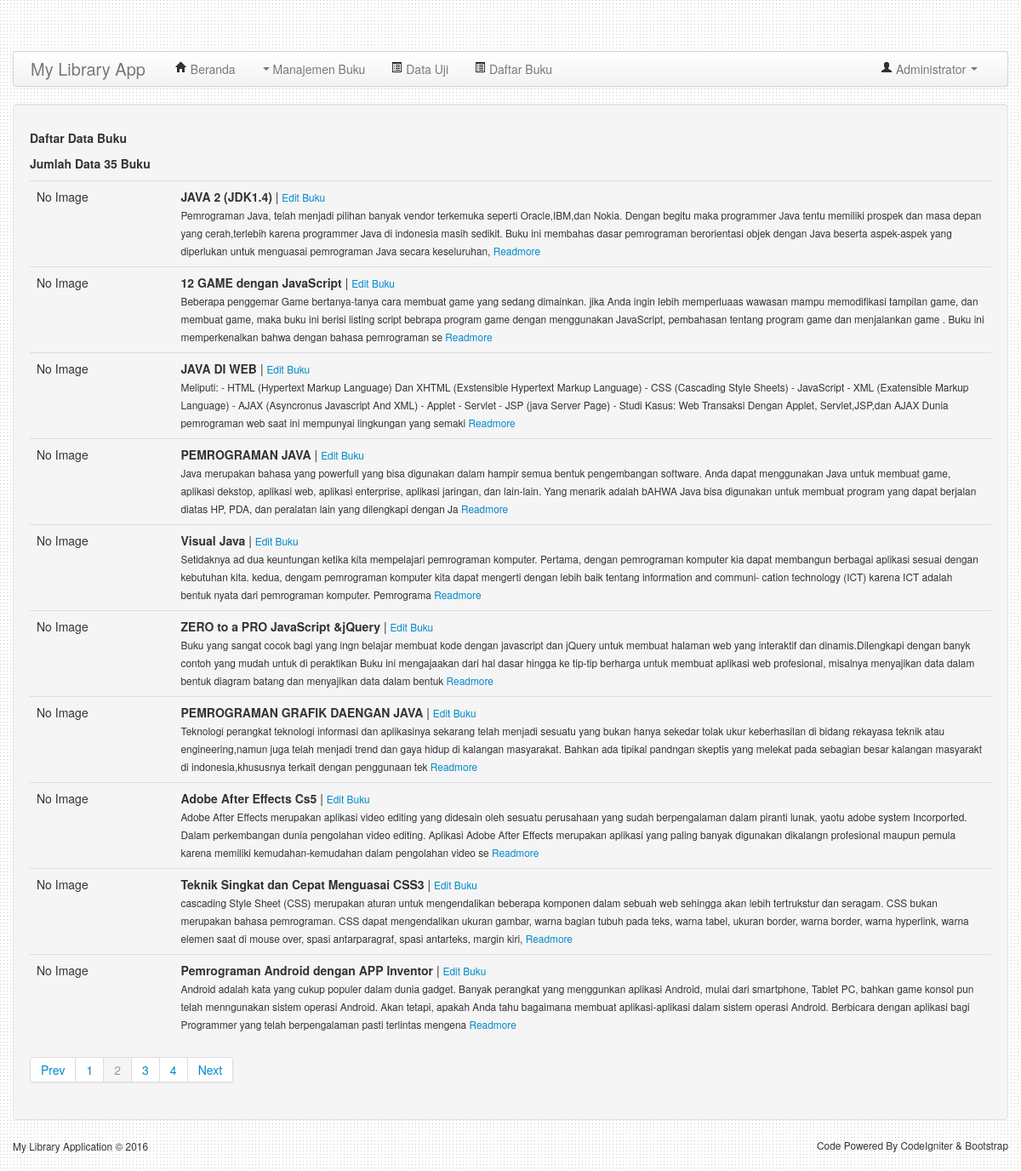
/dashboard.php?p=dataBuku&pg=2 (signed in), run on the app's committed database.
### tables this page shows
CREATE TABLE IF NOT EXISTS `buku` (
  `id_buku` int(11) NOT NULL,
  `kode_buku` varchar(5) NOT NULL,
  `kode_rak` varchar(5) NOT NULL,
  `judul_buku` varchar(255) NOT NULL,
  `keterangan` longtext NOT NULL,
  `img_buku` varchar(50) NOT NULL,
  `classifikasi` int(11) NOT NULL
);

### dataBuku.php (the view)
<div class="col-sm-9">
	<h5>Daftar Data Buku</h5>
			<?php
				$batas=10;
				$pg=isset($_GET['pg'])?$_GET['pg']:"";
				if(empty($pg)){
					$posisi=0;
					$pg=1;
				}else{
					$posisi=($pg - 1) * $batas;
				}
				$jumlahData = mysql_num_rows(mysql_query("select judul_buku from buku"));
				$query=mysql_query("select * from buku order by id_buku desc limit ".$posisi.", ".$batas);
				$jumlah=mysql_num_rows($query);
				echo"<p><strong>Jumlah Data ".$jumlahData." Buku</strong></p>";
				echo"<table class='table'>";
				echo"<tbody>";
				if($jumlah > 0){
					while($buku=mysql_fetch_object($query)){
						$ket = substr($buku->keterangan, 0,400);
						echo"<tr>";
						if(empty($buku->img_buku)){
							echo"<td width='15%'>No Image</td>";
						}else{
							echo"<td width='15%'><img src='image/".$buku->img_buku."' class='img-polaroid'>	</td>";
						}
						echo"<td><b>".$buku->judul_buku."</b> | <a href='dashboard.php?p=editBuku&idb=".$buku->id_buku."'><small>Edit Buku</small></a><br/><small>".$ket." <a href='dashboard.php?p=readMore&idb=".$buku->id_buku."'>Readmore</a></small></td>";
						echo"</tr>";
					}
				}else{
					echo"<tr>";
					echo"<td>Tidak Ada Data Buku</td>";
					echo"</tr>";
				}
			?>
		</tbody>
	</table>
	<div class="pagination">
		<ul>
			<?php
				$jumlahHal=ceil($jumlahData/$batas);
				if($pg > 1){
					$link = $pg-1;
					$prev = "<li><a href='dashboard.php?p=dataBuku&pg=".$link."'>Prev</a></li>";
				}else{
					$prev = "<li class='disabled'><a href='#'>Prev</a></li>";
				}
				$nmr = '';
				for($i=1;$i<=$jumlahHal;$i++){
					if($i == $pg){
						$nmr .= "<li class='active'><a href='#'>".$i."</a></li>";
					}else{
						$nmr .= "<li><a href='dashboard.php?p=dataBuku&pg=".$i."'>".$i."</a></li>";
					}
				}
				if($pg < $jumlahHal){
					$Link = $pg + 1;
					$next = "<li><a href='dashboard.php?p=dataBuku&pg=".$Link."'>Next</a></li>";
				}else{
					$next = "<li class='disabled'><a href='#'>Next</a></li>";
				}
				echo $prev . $nmr . $next;
			?>
		</ul>
	</div>
</div>

### asset/css/docs.css (style rules this page uses)
body { position: relative; padding-top: 40px; background-image:url(../img/bg_dotted.png); }

### data on the page
buku: judul_buku "JAVA 2 (JDK1.4)", keterangan "Pemrograman Java, telah menjadi pilihan banyak vendor terkemuka seperti Oracle,IBM,dan Nokia. Dengan begitu maka programmer Java tentu memiliki prospek dan masa depan yang cerah,terlebih karena programmer Java di indonesia masih sedikit. Buku ini membahas dasar pemrograman berorientasi objek dengan Java beserta aspek-aspek yang diperlukan untuk menguasai pemrograman Java secara keseluruhan,"
buku: judul_buku "12 GAME dengan JavaScript", keterangan "Beberapa penggemar Game bertanya-tanya cara membuat game yang sedang dimainkan. jika Anda ingin lebih memperluaas wawasan mampu memodifikasi tampilan game, dan membuat game, maka buku ini berisi listing script bebrapa program game dengan menggunakan JavaScript, pembahasan tentang program game dan menjalankan game . Buku ini memperkenalkan bahwa dengan bahasa pemrograman se"
buku: judul_buku "JAVA DI WEB", keterangan "Meliputi: - HTML (Hypertext Markup Language) Dan XHTML (Exstensible Hypertext Markup Language) - CSS (Cascading Style Sheets) - JavaScript - XML (Exatensible Markup Language) - AJAX (Asyncronus Javascript And XML) - Applet - Servlet - JSP (java Server Page) - Studi Kasus: Web Transaksi Dengan Applet, Servlet,JSP,dan AJAX Dunia pemrograman web saat ini mempunyai lingkungan yang semaki"
buku: judul_buku "PEMROGRAMAN JAVA", keterangan "Java merupakan bahasa yang powerfull yang bisa digunakan dalam hampir semua bentuk pengembangan software. Anda dapat menggunakan Java untuk membuat game, aplikasi dekstop, aplikasi web, aplikasi enterprise, aplikasi jaringan, dan lain-lain. Yang menarik adalah bAHWA Java bisa digunakan untuk membuat program yang dapat berjalan diatas HP, PDA, dan peralatan lain yang dilengkapi dengan Ja"
buku: judul_buku "Visual Java", keterangan "Setidaknya ad dua keuntungan ketika kita mempelajari pemrograman komputer. Pertama, dengan pemrograman komputer kia dapat membangun berbagai aplikasi sesuai dengan kebutuhan kita. kedua, dengam pemrograman komputer kita dapat mengerti dengan lebih baik tentang information and communi- cation technology (ICT) karena ICT adalah bentuk nyata dari pemrograman komputer. Pemrograma"
buku: judul_buku "ZERO to a PRO JavaScript &jQuery", keterangan "Buku yang sangat cocok bagi yang ingn belajar membuat kode dengan javascript dan jQuery untuk membuat halaman web yang interaktif dan dinamis.Dilengkapi dengan banyk contoh yang mudah untuk di peraktikan Buku ini mengajaakan dari hal dasar hingga ke tip-tip berharga untuk membuat aplikasi web profesional, misalnya menyajikan data dalam bentuk diagram batang dan menyajikan data dalam bentuk"
buku: judul_buku "PEMROGRAMAN GRAFIK DAENGAN JAVA", keterangan "Teknologi perangkat teknologi informasi dan aplikasinya sekarang telah menjadi sesuatu yang bukan hanya sekedar tolak ukur keberhasilan di bidang rekayasa teknik atau engineering,namun juga telah menjadi trend dan gaya hidup di kalangan masyarakat. Bahkan ada tipikal pandngan skeptis yang melekat pada sebagian besar kalangan masyarakt di indonesia,khususnya terkait dengan penggunaan tek"
buku: judul_buku "Adobe After Effects Cs5", keterangan "Adobe After Effects merupakan aplikasi video editing yang didesain oleh sesuatu perusahaan yang sudah berpengalaman dalam piranti lunak, yaotu adobe system Incorported. Dalam perkembangan dunia pengolahan video editing. Aplikasi Adobe After Effects merupakan aplikasi yang paling banyak digunakan dikalangn profesional maupun pemula karena memiliki kemudahan-kemudahan dalam pengolahan video se"
buku: judul_buku "Teknik Singkat dan Cepat Menguasai CSS3", keterangan "cascading Style Sheet (CSS) merupakan aturan untuk mengendalikan beberapa komponen dalam sebuah web sehingga akan lebih tertrukstur dan seragam. CSS bukan merupakan bahasa pemrograman. CSS dapat mengendalikan ukuran gambar, warna bagian tubuh pada teks, warna tabel, ukuran border, warna border, warna hyperlink, warna elemen saat di mouse over, spasi antarparagraf, spasi antarteks, margin kiri,"
buku: judul_buku "Pemrograman Android dengan APP Inventor", keterangan "Android adalah kata yang cukup populer dalam dunia gadget. Banyak perangkat yang menggunkan aplikasi Android, mulai dari smartphone, Tablet PC, bahkan game konsol pun telah menngunakan sistem operasi Android. Akan tetapi, apakah Anda tahu bagaimana membuat aplikasi-aplikasi dalam sistem operasi Android. Berbicara dengan aplikasi bagi Programmer yang telah berpengalaman pasti terlintas mengena"

### other printed values
$_SESSION['nama'] "Administrator"
$jumlahData "35"
